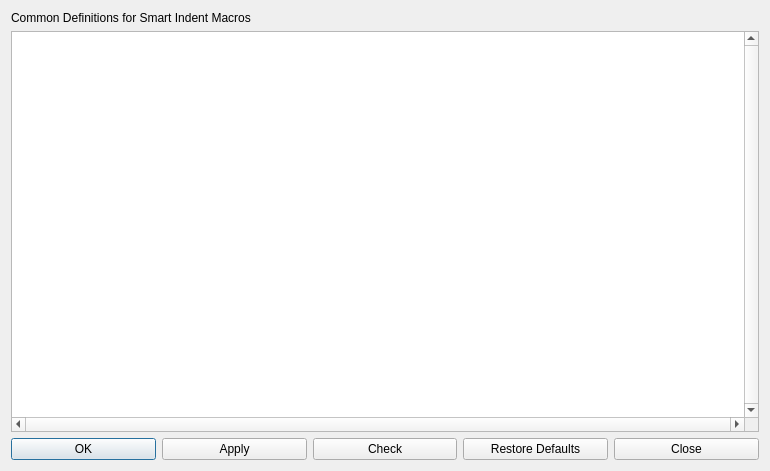
<?xml version="1.0" encoding="UTF-8"?>
<ui version="4.0">
 <class>DialogSmartIndentCommon</class>
 <widget class="QDialog" name="DialogSmartIndentCommon">
  <property name="geometry">
   <rect>
    <x>0</x>
    <y>0</y>
    <width>770</width>
    <height>471</height>
   </rect>
  </property>
  <property name="windowTitle">
   <string>Common Smart Indent Macros</string>
  </property>
  <layout class="QVBoxLayout" name="verticalLayout">
   <item>
    <widget class="QLabel" name="label">
     <property name="text">
      <string>Common Definitions for Smart Indent Macros</string>
     </property>
    </widget>
   </item>
   <item>
    <widget class="QPlainTextEdit" name="editCode">
     <property name="font">
      <font>
       <family>Monospace</family>
      </font>
     </property>
     <property name="verticalScrollBarPolicy">
      <enum>Qt::ScrollBarAlwaysOn</enum>
     </property>
     <property name="horizontalScrollBarPolicy">
      <enum>Qt::ScrollBarAlwaysOn</enum>
     </property>
    </widget>
   </item>
   <item>
    <layout class="QHBoxLayout" name="horizontalLayout">
     <item>
      <widget class="QPushButton" name="buttonOK">
       <property name="text">
        <string>OK</string>
       </property>
       <property name="icon">
        <iconset theme="dialog-ok">
         <normaloff/>
        </iconset>
       </property>
      </widget>
     </item>
     <item>
      <widget class="QPushButton" name="buttonApply">
       <property name="text">
        <string>Apply</string>
       </property>
       <property name="icon">
        <iconset theme="dialog-ok-apply">
         <normaloff/>
        </iconset>
       </property>
      </widget>
     </item>
     <item>
      <widget class="QPushButton" name="buttonCheck">
       <property name="text">
        <string>Check</string>
       </property>
      </widget>
     </item>
     <item>
      <widget class="QPushButton" name="buttonRestore">
       <property name="text">
        <string>Restore Defaults</string>
       </property>
      </widget>
     </item>
     <item>
      <widget class="QPushButton" name="buttonClose">
       <property name="text">
        <string>Close</string>
       </property>
       <property name="icon">
        <iconset theme="dialog-close">
         <normaloff/>
        </iconset>
       </property>
      </widget>
     </item>
    </layout>
   </item>
  </layout>
 </widget>
 <resources/>
 <connections>
  <connection>
   <sender>buttonClose</sender>
   <signal>clicked()</signal>
   <receiver>DialogSmartIndentCommon</receiver>
   <slot>reject()</slot>
   <hints>
    <hint type="sourcelabel">
     <x>681</x>
     <y>454</y>
    </hint>
    <hint type="destinationlabel">
     <x>730</x>
     <y>423</y>
    </hint>
   </hints>
  </connection>
 </connections>
</ui>
